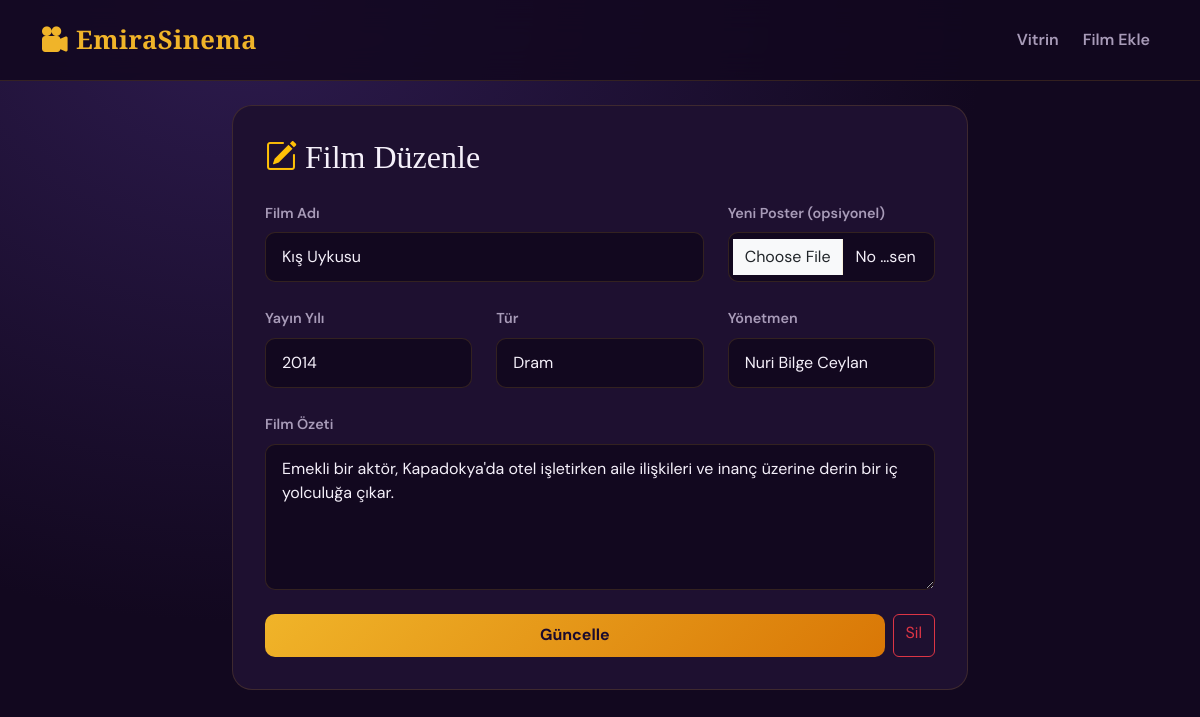
Page /EmiraSinema/film_duzenle.php?filmId=1 on the committed database.
### tables this page shows
CREATE TABLE movies (
    id INT AUTO_INCREMENT PRIMARY KEY,
    title VARCHAR(200) NOT NULL,
    release_year INT,
    genre_id INT,
    director_id INT,
    summary TEXT,
    poster_image LONGBLOB,
    FOREIGN KEY (genre_id) REFERENCES genres(id),
    FOREIGN KEY (director_id) REFERENCES directors(id)
);

CREATE TABLE genres (
    id INT AUTO_INCREMENT PRIMARY KEY,
    genre_name VARCHAR(100) NOT NULL
);

CREATE TABLE directors (
    id INT AUTO_INCREMENT PRIMARY KEY,
    full_name VARCHAR(150) NOT NULL,
    experience_years INT
);

### EmiraSinema/film_duzenle.php (the view, shortened to what this page needs)
<?php
require 'db_connect.php';
include 'header.php';
$filmId = isset($_GET['filmId']) ? (int) $_GET['filmId'] : 0;
$stmt = $pdo->prepare('SELECT * FROM movies WHERE id = :id');
$stmt->execute(['id' => $filmId]);
$movie = $stmt->fetch();
$genres = $pdo->query('SELECT * FROM genres')->fetchAll();
$directors = $pdo->query('SELECT * FROM directors')->fetchAll();
?>
<div class="row justify-content-center">
    <div class="col-lg-8">
        <div class="panel-emira form-emira">
            <h2 class="brand-title mb-4"><i class="bi bi-pencil-square text-warning me-2"></i>Film Düzenle</h2>
            <form action="film_yonet.php" method="POST" enctype="multipart/form-data">
                <div class="row mb-4">
                    <div class="col-md-8">
                        <label class="form-label">Film Adı</label>
                        <input type="text" name="title" class="form-control" required value="<?= htmlspecialchars($movie['title']) ?>">
                    </div>
                    <div class="col-md-4">
                        <label class="form-label">Yeni Poster (opsiyonel)</label>
                        <input type="file" name="poster" class="form-control" accept="image/*">
                    </div>
                </div>
                <div class="row mb-4">
                    <div class="col-md-4">
                        <label class="form-label">Yayın Yılı</label>
                        <input type="number" name="release_year" class="form-control" required value="<?= (int) $movie['release_year'] ?>">
                    </div>
                    <div class="col-md-4">
                        <label class="form-label">Tür</label>
                        <select name="genre_id" class="form-select" required>
                            <?php foreach ($genres as $g): ?>
                                <option value="<?= $g['id'] ?>" <?= $g['id'] == $movie['genre_id'] ? 'selected' : '' ?>>
                                    <?= htmlspecialchars($g['genre_name']) ?>
                                </option>
                            <?php endforeach; ?>
                        </select>
                    </div>
                    <div class="col-md-4">
                        <label class="form-label">Yönetmen</label>
                        <select name="director_id" class="form-select" required>
                            <?php foreach ($directors as $d): ?>
                                <option value="<?= $d['id'] ?>" <?= $d['id'] == $movie['director_id'] ? 'selected' : '' ?>>
                                    <?= htmlspecialchars($d['full_name']) ?>
                                </option>
                            <?php endforeach; ?>
                        </select>
                    </div>
                </div>
                <div class="mb-4">
                    <label class="form-label">Film Özeti</label>
                    <textarea name="summary" class="form-control" rows="5" required><?= htmlspecialchars($movie['summary']) ?></textarea>
                </div>
                <div class="d-flex gap-2">
                    <button type="submit" name="update_movie" class="btn btn-gold flex-grow-1">Güncelle</button>
                    <a href="film_yonet.php?sil=1&filmId=<?= $movie['id'] ?>" class="btn btn-outline-danger"
                       onclick="return confirm('Bu filmi silmek istediğine emin misin?')">Sil</a>
                </div>
            </form>
        </div>
    </div>
</div>
</div>
</body>
</html>

### EmiraSinema/assets/emira-cine.css (style rules this page uses)
:root { --bg-deep: #12081f; --bg-card: #1e1030; --bg-elevated: #2a1840; --gold: #f0b429; --gold-soft: #fcd34d; --rose: #e879a9; --text: #f5f0fa; --muted: #a89bb8; --border: rgba(240, 180, 41, 0.15); }
* { box-sizing: border-box; }
body { font-family: 'DM Sans', system-ui, sans-serif; background: radial-gradient(ellipse at 20% 0%, #2d1b4e 0%, var(--bg-deep) 55%); color: var(--text); min-height: 100vh; }
h1, h2, h3, .brand-title { font-family: 'Playfair Display', Georgia, serif; }
.btn-gold { background: linear-gradient(135deg, var(--gold) 0%, #d97706 100%); color: #1a0a2e !important; border: none; border-radius: 10px; font-weight: 700; padding: 0.6rem 1.25rem; transition: transform 0.2s, box-shadow 0.2s; }
.form-emira .form-control, .form-emira .form-select { background: var(--bg-deep); border: 1px solid var(--border); color: var(--text); border-radius: 10px; padding: 0.75rem 1rem; }
.form-emira .form-label { color: var(--muted); font-weight: 600; font-size: 0.9rem; }
.panel-emira { background: var(--bg-card); border: 1px solid var(--border); border-radius: 20px; padding: 2rem; }

### rows in the picture
movies: title "Kış Uykusu", release_year "2014", genre_id "Dram", director_id "Nuri Bilge Ceylan", summary "Emekli bir aktör, Kapadokya'da otel işletirken aile ilişkileri ve inanç üzerine derin bir iç yolculuğa çıkar."
